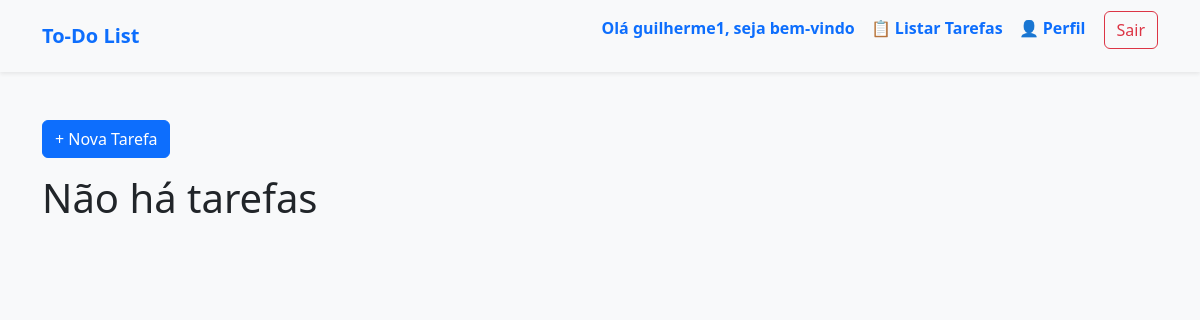
Before: /tasks/listar-tarefas/ (signed in) with the older database file.
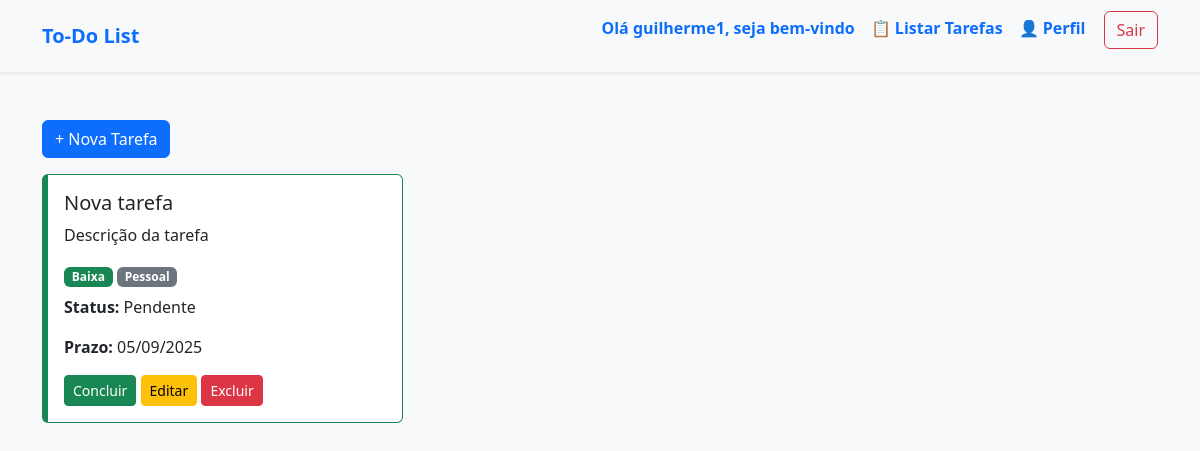
After: the same page with the newer database file.
### usuario/models.py (models this page shows, shortened)
class Usuario(AbstractUser):
    username = None
    nome = models.CharField(max_length=30)
    sobrenome = models.CharField(max_length=30, null=True)
    email = models.EmailField(unique=True)
    data_nascimento = models.DateField(default=timezone.now)
    sexo = models.CharField(max_length=1, choices=SexoChoices.choices, default=SexoChoices.NAO_INFORMADO)
    cep =  models.CharField(max_length=10, default="123456789")
    endereco = models.TextField(max_length=200)
    cpf = models.CharField(unique=True, max_length=16)
    tipo_usuario = models.CharField(max_length=1, choices=TipoUsuarioChoices.choices, default=TipoUsuarioChoices.COMUN)
    USERNAME_FIELD = 'email'
    REQUIRED_FIELDS = ['nome', 'data_nascimento', 'sexo', 'endereco', 'cpf', 'tipo_usuario']
    objects = UsuarioManager() # type: ignore

### platform_app/models.py (models this page shows, shortened)
class Task(models.Model):
    title = models.CharField(max_length=20)
    description = models.CharField(max_length=100, blank=True)
    status = models.CharField(max_length=1, choices=StatusChoices.choices, default=StatusChoices.PENDENTE)
    priority = models.CharField(max_length=6, choices=PriorityChoices.choices, default=PriorityChoices.MEDIA)
    category = models.CharField(max_length=12, choices=CategoryChoices.choices, default=CategoryChoices.PESSOAL)
    created_at = models.DateTimeField(default=timezone.now)
    deadline = models.DateField(default=timezone.now)
    user = models.ForeignKey(Usuario, on_delete=models.CASCADE, related_name='tasks')
    def status_css_class(self):
       if self.status == 'C':
            return 'status-concluida'
       elif self.status == 'A':
            return 'status-atrasada'
       return ''

### platform_app/views.py (the view)
# urls.py: path('listar-tarefas/', views.ListTasksView.as_view(), name='task_list'),
class ListTasksView(ListView):
    model = Task
    template_name = 'index.html'
    context_object_name = 'tasks'
    create_form = TaskForm
    update_form = TaskUpdateForm
    def get_queryset(self):
        hoje = timezone.now().date()
        qs = Task.objects.filter(user=self.request.user).order_by('-created_at')
        for task in qs:
            if task.deadline < hoje and task.status != 'C' and task.status != 'A':
                task.status = 'A'
                task.save()
        return qs
    def get_context_data(self, **kwargs):
        context = super().get_context_data(**kwargs)
        tasks = context['tasks']
        tasks_forms = []
        for task in tasks:
            form = TaskUpdateForm(instance=task)
            tasks_forms.append((task, form))
        context['tasks_forms'] = tasks_forms
        context['create_form'] = TaskForm()
        context['update_form'] = TaskUpdateForm()
        context['usuario'] = self.request.user
        return context

### platform_app/templates/index.html (shortened to what this page needs)
{% load static %}
<!DOCTYPE html>
<html lang="pt-BR">
<head>
    <link rel="stylesheet" href="{% static 'platform_app/css/style.css' %}">
    <link href="https://cdn.jsdelivr.net/npm/bootstrap@5.3.3/dist/css/bootstrap.min.css" rel="stylesheet" />
</head>
<body>
    {% if user.is_superuser == 1 or user.is_staff == 1%}
    <nav class="navbar navbar-expand-lg navbar-light bg-light shadow-sm mb-4">
        <div class="container">
            <a class="navbar-brand fw-bold text-primary" href="{% url 'task_list' %}">To-Do List</a>
            <button class="navbar-toggler" type="button" data-bs-toggle="collapse" data-bs-target="#navbarNav"
                aria-controls="navbarNav" aria-expanded="false" aria-label="Alternar navegação">
                <span class="navbar-toggler-icon"></span>
            </button>
            <div class="collapse navbar-collapse" id="navbarNav">
                <ul class="navbar-nav ms-auto">
                    <li class="nav-item">
                        <p class="nav-link text-primary fw-semibold">Olá {{usuario.nome}}, seja bem-vindo</p>
                    </li>
                    <li class="nav-item">
                        <a class="nav-link text-primary fw-semibold" href="{% url 'task_list' %}">📋 Listar Tarefas</a>
                    </li>
                    <li class="nav-item">
                        <a class="nav-link text-primary fw-semibold" href="{% url 'perfil' %}">👤 Perfil</a>
                    </li>
                    <li class="nav-item">
                        <a class="nav-link text-primary fw-semibold" href="{% url 'gerenciamento' %}">⚙️
                            Gerenciamento</a>
                    </li>
                    <li class="nav-item">
                        <a class="nav-link text-primary fw-semibold" href="{% url 'usuario_dashboard' %}">📊
                            Dashboard</a>
                    </li>
                    <li class="nav-item" style="margin-left: 10px; margin-top: 3px;">
                        <a href="{% url 'logout' %}" class="btn btn-outline-danger">Sair</a>
                    </li>
                </ul>
            </div>
        </div>
    </nav>
    {% else %}
    <nav class="navbar navbar-expand-lg navbar-light bg-light shadow-sm mb-4">
        <div class="container">
            <a class="navbar-brand fw-bold text-primary" href="{% url 'task_list' %}">To-Do List</a>
            <div class="collapse navbar-collapse" id="navbarNav">
                <ul class="navbar-nav ms-auto">
                    <li class="nav-item">
                        <p class="nav-link text-primary fw-semibold">Olá {{usuario.nome}}, seja bem-vindo</p>
                    </li>
                    <li class="nav-item">
                        <a class="nav-link text-primary fw-semibold" href="{% url 'task_list' %}">📋 Listar Tarefas</a>
                    </li>
                    <li class="nav-item">
                        <a class="nav-link text-primary fw-semibold" href="{% url 'perfil' %}">👤 Perfil</a>
                    </li>
                    <li class="nav-item" style="margin-left: 10px; margin-top: 3px;">
                        <a href="{% url 'logout' %}" class="btn btn-outline-danger">Sair</a>
                    </li>
                </ul>
            </div>
        </div>
    </nav>
    {% endif %}
    <div class="container py-4">
        <button class="btn btn-primary mb-3" data-bs-toggle="modal" data-bs-target="#taskModal"
            onclick="openCreateModal()">+ Nova Tarefa</button>
        <div class="row g-3">
            {% for task in tasks %}
            <div class="col-md-4">
                {% if task.priority == "Alta" %}
                <div class="card task-card priority-alta {{ task.status_css_class }}" id="task-{{ task.id }}">
                    {% elif task.priority == "Média" %}
                    <div class="card task-card priority-media {{ task.status_css_class }}" id="task-{{ task.id }}">
                        {% elif task.priority == "Baixa" %}
                        <div class="card task-card priority-baixa {{ task.status_css_class }}" id="task-{{ task.id }}">
                            {% endif %}
                            <div class="card-body">
                                <h5 class="card-title">{{task.title}}</h5>
                                <p class="card-text">{{task.description}}</p>
                                {% if task.priority == "Alta" %}
                                <span class="badge bg-danger">{{task.priority}}</span>
                                {% elif task.priority == "Média" %}
                                <span class="badge bg-warning text-dark">{{task.priority}}</span>
                                {% elif task.priority == "Baixa" %}
                                <span class="badge bg-success">{{task.priority}}</span>
                                {% endif %}
                                {% if task.category == "T" %}
                                <span class="badge bg-primary">{{task.get_category_display}}</span>
                                {% elif task.category == "E" %}
                                <span class="badge bg-info text-dark">{{task.get_category_display}}</span>
                                {% elif task.category == "P" %}
                                <span class="badge bg-secondary">{{task.get_category_display}}</span>
                                {% endif %}
                                <p class="mt-2"><strong>Status:</strong> {{task.get_status_display}}</p>
                                <p><strong>Prazo:</strong> {{ task.deadline|date:"d/m/Y" }}</p>
                                {% with id=task.id %}
                                <button class="btn btn-sm btn-success" data-url="{% url 'task_complete' id %}"
                                    onclick="window.location.href = this.dataset.url">Concluir</button>
                                <button class="btn btn-sm btn-warning" data-bs-toggle="modal" data-bs-target="#updateTaskModal{{ task.id }}">Editar</button>
                                <button class="btn btn-sm btn-danger" data-url="{% url 'task_delete' id %}"
                                    onclick="window.location.href = this.dataset.url">Excluir</button>
                                {% endwith %}
                            </div>
                        </div>
                    </div>
                    {%empty%}
                    <h1>Não há tarefas</h1>
                    {% endfor%}
                </div>
            </div>
</body>
</html>

### templates/static/platform_app/css/style.css (style rules this page uses)
body { background-color: #f8f9fa; }
.task-card { border-left: 6px solid transparent; transition: transform 0.2s ease; }
.priority-baixa { border-color: #198754; }

### platform_app/templates/index.html (style rules this page uses)
body { background-color: #f8f9fa; }
.task-card { border-left: 6px solid transparent; transition: transform 0.2s ease; }
.priority-baixa { border-color: #198754; }

Changed rows visible on the page:
added Task: title "Nova tarefa", description "Descrição da tarefa", priority "Baixa", category "Pessoal", status "Pendente", deadline "05/09/2025"
Other visible differences:
text no longer shown: "Não há tarefas"
